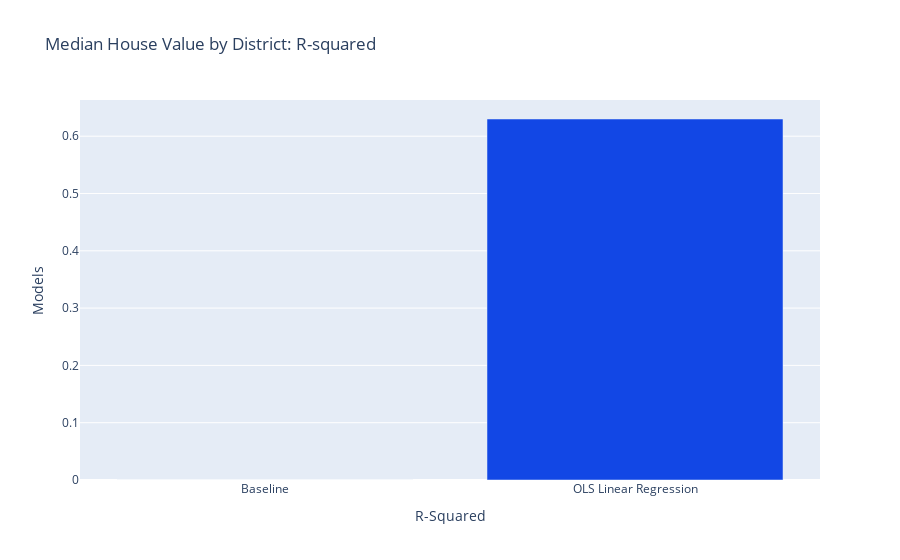

Notebook code for this chart:
### Code cell
# Bar chart with plotly: RMSE
import plotly.graph_objects as go
trace = go.Bar(x=list(evaluation_df.index), y=evaluation_df['R-squared'], marker=dict(color=['#E53712', '#1247E5']))
layout = go.Layout(title = 'Median House Value by District: R-squared', # Graph title
    yaxis = dict(title = 'Models'), # x-axis label
    xaxis = dict(title = 'R-Squared'), # y-axis label  
                  ) 

fig = go.Figure(data = [trace], layout=layout)
fig

### Figure 1 — Plotly figure (JSON) as saved in the notebook; plotly's stock layout.template omitted (floating-point values rounded to 4 significant figures)
{"data": [{"marker": {"color": ["#E53712", "#1247E5"]}, "type": "bar", "x": ["Baseline", "OLS Linear Regression"], "y": [0, 0.63]}], "layout": {"autosize": true, "title": {"text": "Median House Value by District: R-squared"}, "xaxis": {"autorange": true, "range": [-0.5, 1.5], "title": {"text": "R-Squared"}, "type": "category"}, "yaxis": {"autorange": true, "range": [0, 0.6632], "title": {"text": "Models"}, "type": "linear"}}}
